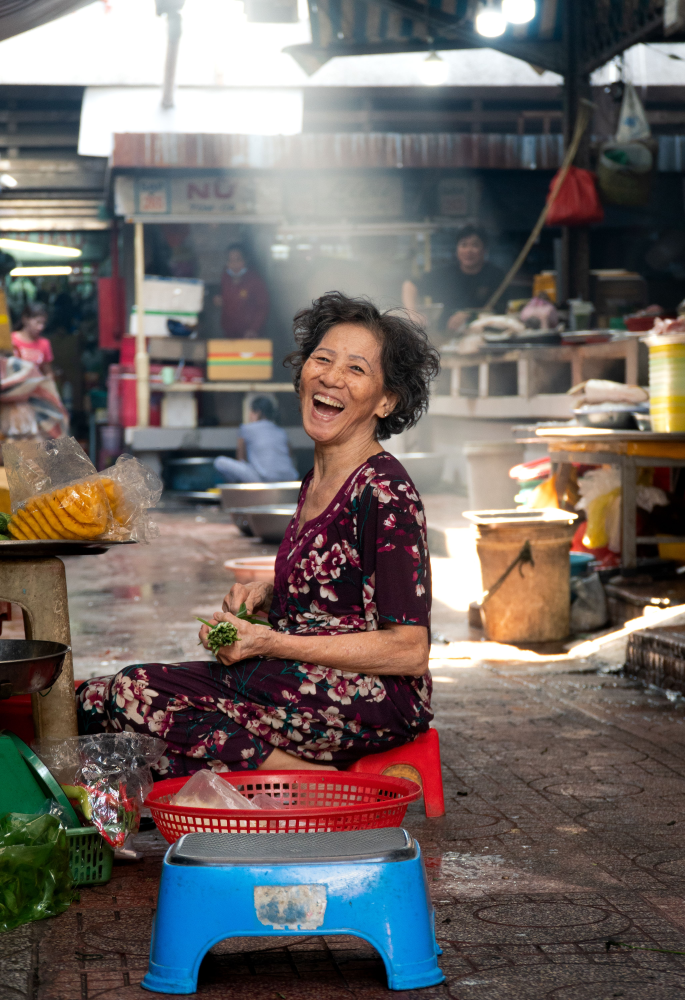
#> input picture Day-2/data/image2.jpg, 4110 x 6000 px (shown at 1/6 size)
$ jupyter execute 'basic function.ipynb'
#> lines starting #> are read from the running program, lines starting #| are printed output that depends on the picture; after the words box and inside, x2 and y2 are one past the last pixel; in counts of white or black regions, pixels touching at a corner belong together
[cell 1]
import cv2
image=cv2.imread('data/image2.jpg')
#> image is the input picture: shape (6000, 4110, 3); mean B, G, R 99.1, 102.2, 111.5
image_gray=cv2.cvtColor(image,cv2.COLOR_BGR2GRAY)
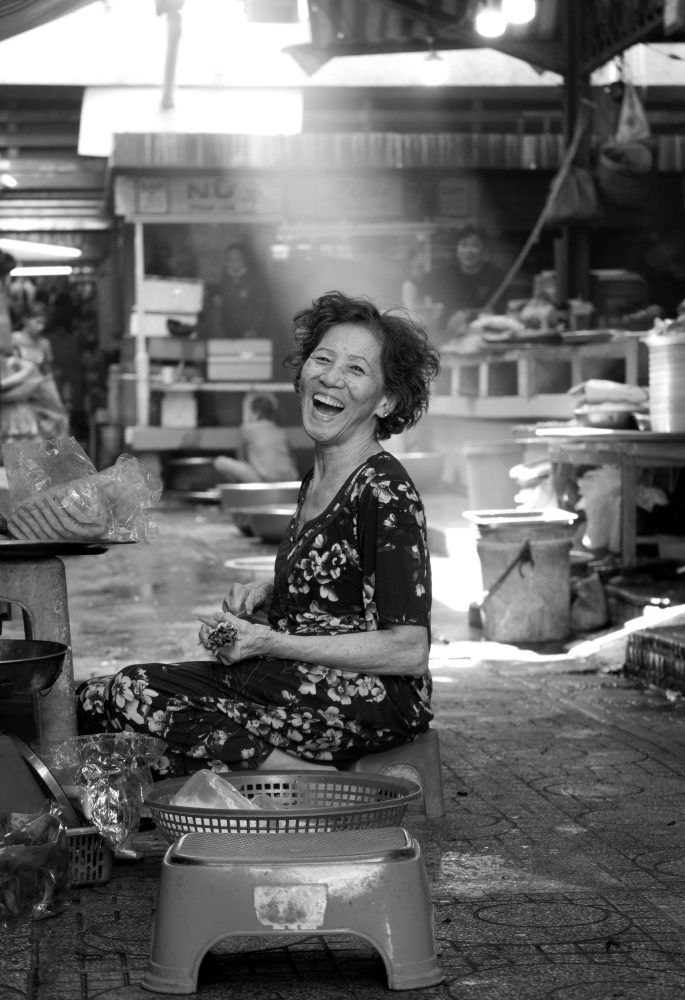
#> image_gray: shape (6000, 4110) (shown at 1/6 size); min 0, max 255, mean 104.6
# image ta onek boro (6000x4110), tai screen e fit korar jonno choto kore nicchi
h, w = image.shape[:2]
#> h = 6000; w = 4110
h1,w1 = image_gray.shape[:2]
#> h1 = 6000; w1 = 4110
scale=800/h
#> scale = 0.133
scale2 = 800 / h1
#> scale2 = 0.133
small = cv2.resize(image, (int(w * scale), int(h * scale)), interpolation=cv2.INTER_AREA)
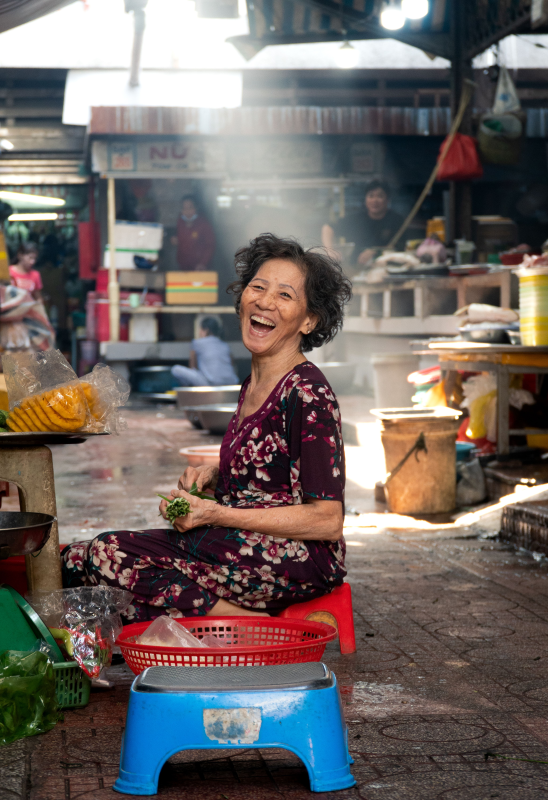
#> small: shape (800, 548, 3); mean B, G, R 99.1, 102.2, 111.5
small_gray = cv2.resize(image_gray, (int(w1 * scale2), int(h1 * scale2)), interpolation=cv2.INTER_AREA)
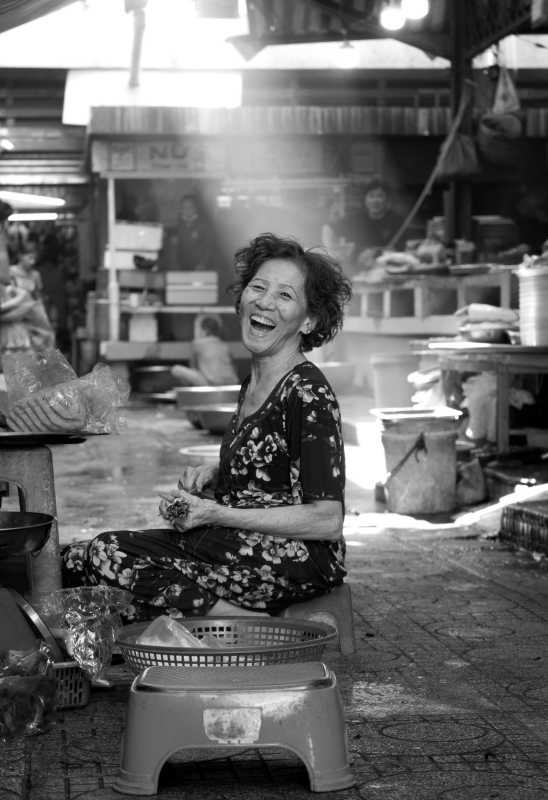
#> small_gray: shape (800, 548); min 0, max 255, mean 104.6
print('image shape:', image.shape)
#| image shape: (6000, 4110, 3)
print('image_gray shape:', image_gray.shape)
#| image_gray shape: (6000, 4110)
cv2.imshow('output', small)
cv2.imshow('output_gray', small_gray)  # default AUTOSIZE: image tene boro-choto kore na
cv2.waitKey(0)                # window e click kore je kono key chapo
cv2.destroyAllWindows()

[cell 2]
from IPython.display import Image, display
import numpy as np

# gray image e 1 ta channel, color image e 3 ta channel.
# pasapasi jora lagate hole duitar channel soman hote hobe, tai gray ke 3 channel e convert korchi
small_gray_3ch = cv2.cvtColor(small_gray, cv2.COLOR_GRAY2BGR)

# np.hstack = horizontally (pasapasi) jora lagay. (np.vstack dile upore-niche hoto)
# shorto: duita image er height soman hote hobe (ekhane duitai 800)
side_by_side = np.hstack((small, small_gray_3ch))
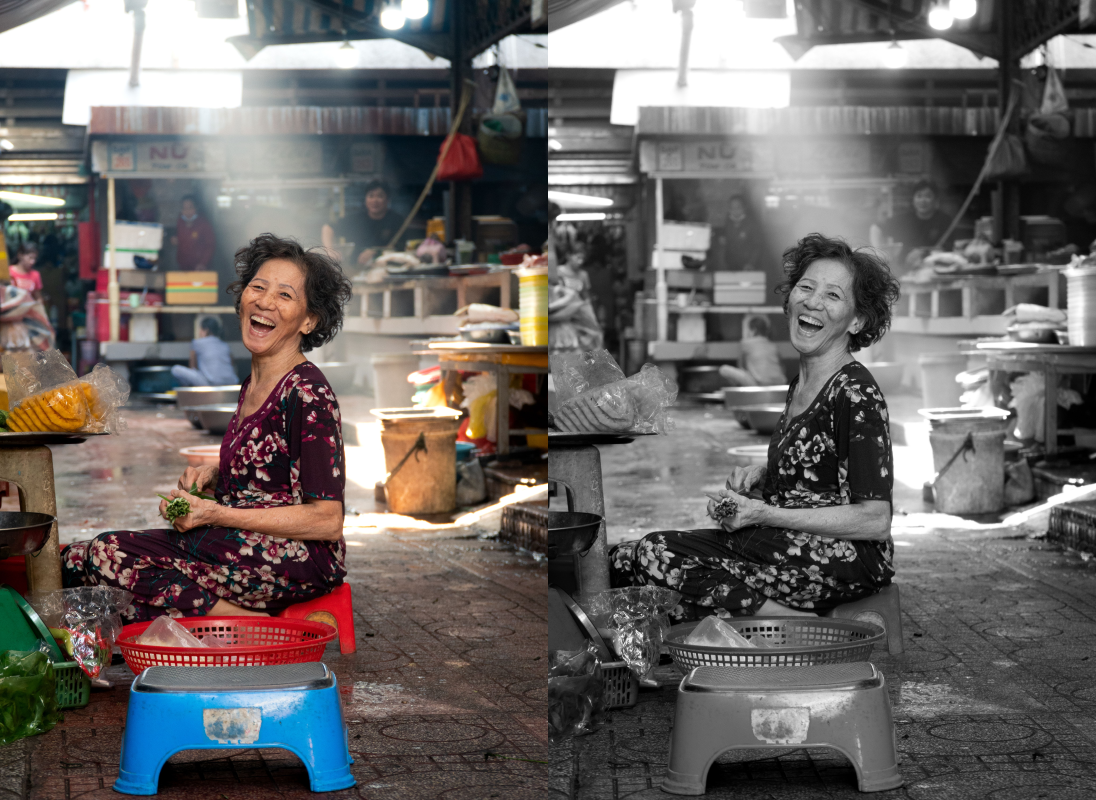
#> side_by_side: shape (800, 1096, 3); mean B, G, R 101.9, 103.4, 108

ok, buf = cv2.imencode('.jpg', side_by_side)
display(Image(data=buf.tobytes()))

[cell 3]
# age resize, tarpor blur: choto image e blur korle effect ta chokhe pore.
# (6000px er boro image e (5,5) blur korle, pore choto korar somoy blur ta prai muche jay)
# kernel size (ksize) odd number hote hobe: (3,3), (5,5), (15,15) ... jto boro, toto beshi blur
small_blur = cv2.GaussianBlur(small_gray, (7, 7), 0)
print('small_blur shape:', small_blur.shape)
#| small_blur shape: (800, 548)

# original ar blur pasapasi jora lagachhi
side_by_side_blur = np.hstack((small_gray, small_blur))
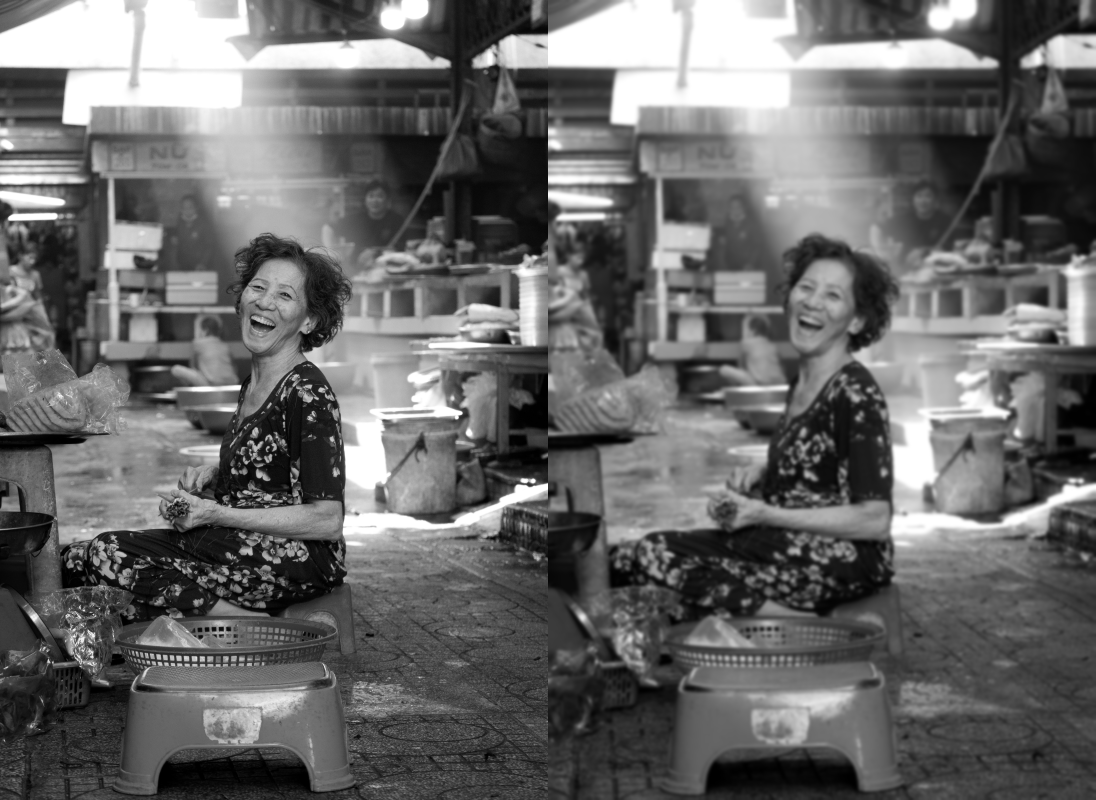
#> side_by_side_blur: shape (800, 1096); min 0, max 255, mean 104.6

# cv2.imshow alada window khole, notebook er niche output dekhay na.
# niche dekhate hole IPython er display() lagbe (cell 2 er moto)
ok, buf_blur = cv2.imencode('.jpg', side_by_side_blur)
display(Image(data=buf_blur.tobytes()))

[cell 4]
### 3. canny filter: edge detection
image_canny = cv2.Canny(small_blur, 100, 200)  # threshold1=100, threshold2=200
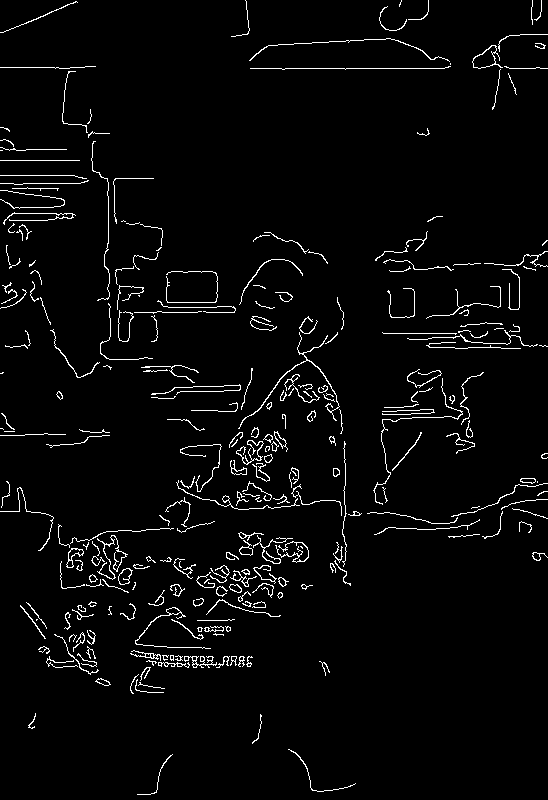
#> image_canny: shape (800, 548); 3.3% white in thin lines or dots
print('image_canny shape:', image_canny.shape)
#| image_canny shape: (800, 548)
cv2.imshow('output_canny', image_canny)
cv2.waitKey(0)
cv2.destroyAllWindows()

$ run again, with Day-2/data/pexels-introspectivedsgn-5158188.jpg copied over Day-2/data/image2.jpg
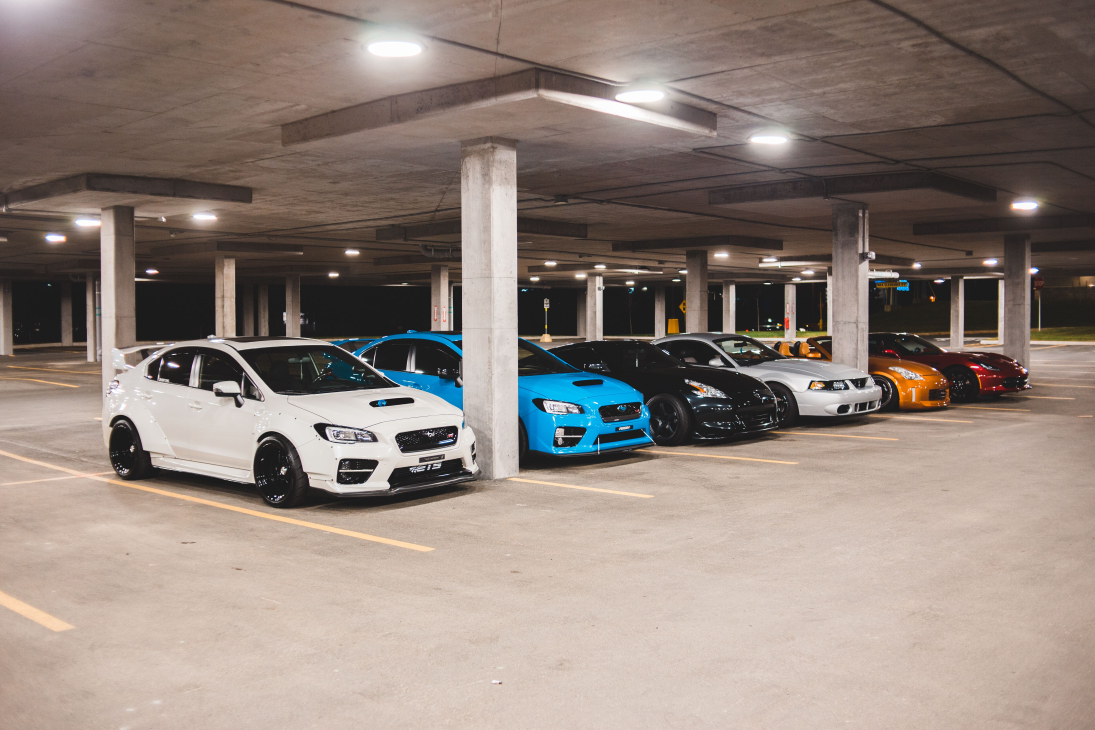
#> input picture Day-2/data/pexels-introspectivedsgn-5158188.jpg, 5472 x 3648 px (shown at 1/5 size)
#> image is the input picture: shape (3648, 5472, 3); mean B, G, R 122.6, 130.6, 144.2
#| image shape: (3648, 5472, 3)
#| image_gray shape: (3648, 5472)
#| small_blur shape: (800, 1200)
#> `side_by_side_blur = np.hstack((small_gray, small_blur))`:
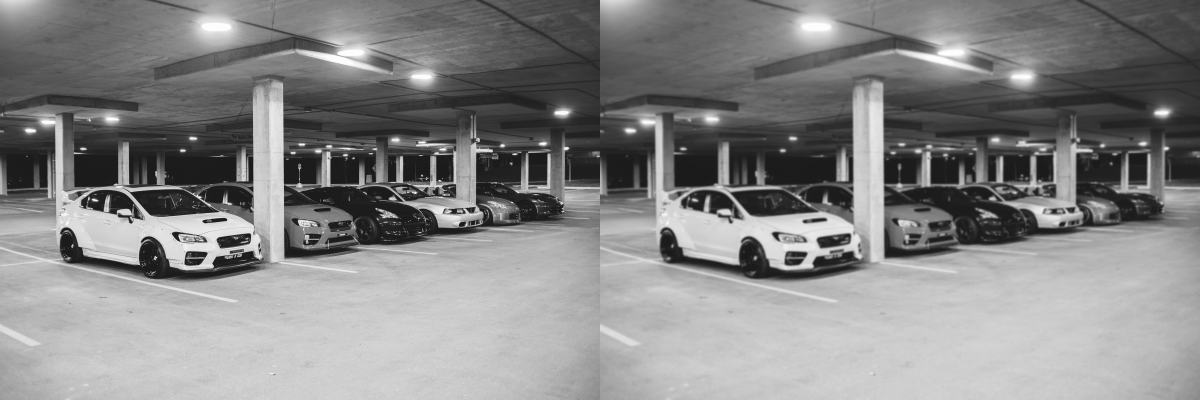
#> side_by_side_blur: shape (800, 2400) (shown at 1/2 size); min 25, max 255, mean 133.7
#> `image_canny = cv2.Canny(small_blur, 100, 200)`:
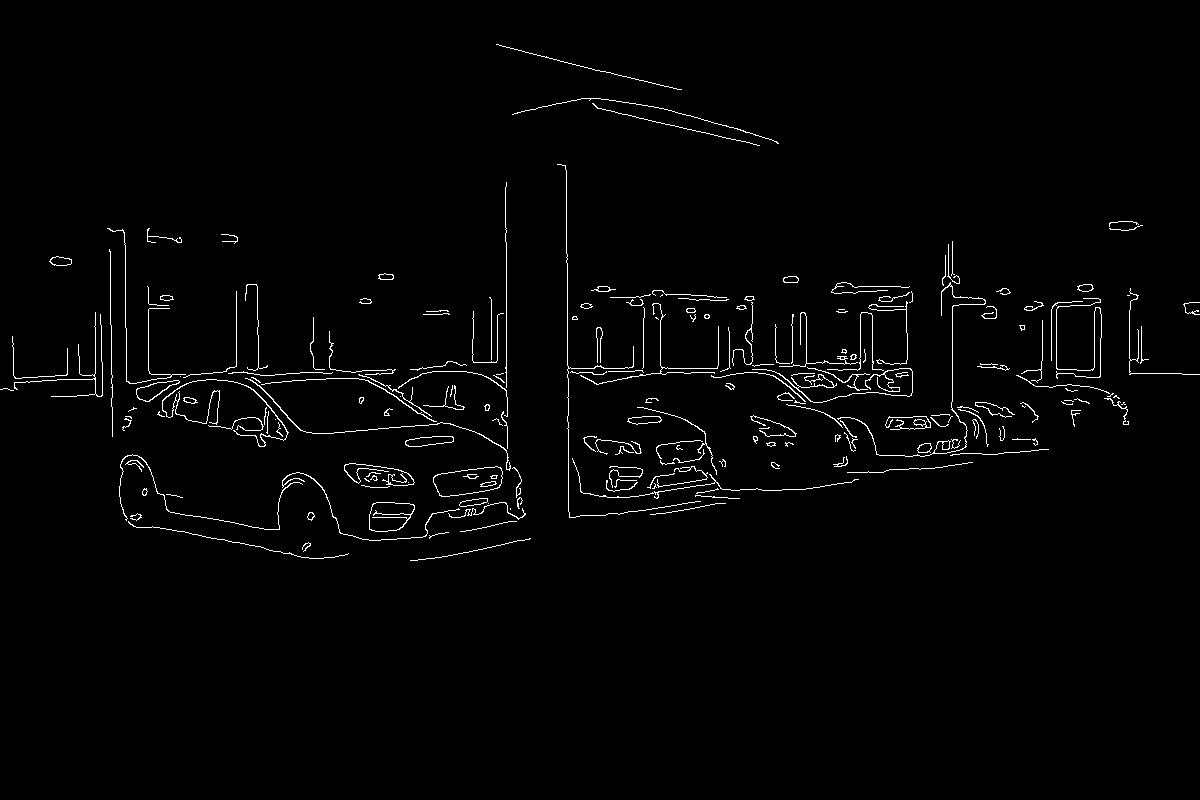
#> image_canny: shape (800, 1200); 1.7% white in thin lines or dots, all inside (x1, y1, x2, y2) = (0, 44, 1200, 561)
#| image_canny shape: (800, 1200)
